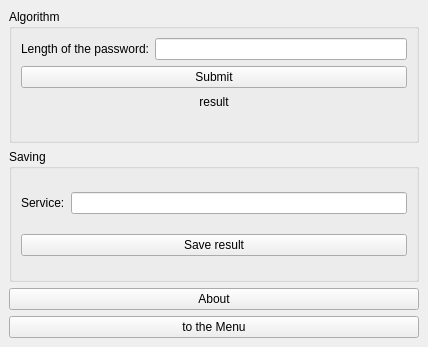
<?xml version="1.0" encoding="UTF-8"?>
<ui version="4.0">
 <class>Generator</class>
 <widget class="QMainWindow" name="Generator">
  <property name="geometry">
   <rect>
    <x>0</x>
    <y>0</y>
    <width>428</width>
    <height>347</height>
   </rect>
  </property>
  <property name="windowTitle">
   <string>MainWindow</string>
  </property>
  <widget class="QWidget" name="centralwidget">
   <layout class="QVBoxLayout" name="verticalLayout_2">
    <item>
     <widget class="QGroupBox" name="groupBox_2">
      <property name="title">
       <string>Algorithm</string>
      </property>
      <layout class="QVBoxLayout" name="verticalLayout_3">
       <item>
        <layout class="QHBoxLayout" name="horizontalLayout">
         <item>
          <widget class="QLabel" name="lable">
           <property name="text">
            <string>&lt;html&gt;&lt;head/&gt;&lt;body&gt;&lt;p align=&quot;center&quot;&gt;Length of the password:&lt;/p&gt;&lt;/body&gt;&lt;/html&gt;</string>
           </property>
          </widget>
         </item>
         <item>
          <widget class="QLineEdit" name="length">
           <property name="text">
            <string/>
           </property>
          </widget>
         </item>
        </layout>
       </item>
       <item>
        <widget class="QPushButton" name="algorithm">
         <property name="text">
          <string>Submit</string>
         </property>
        </widget>
       </item>
       <item>
        <widget class="QLabel" name="label_result">
         <property name="text">
          <string>&lt;center&gt;result&lt;/center&gt;</string>
         </property>
        </widget>
       </item>
       <item>
        <widget class="QLabel" name="label">
         <property name="text">
          <string/>
         </property>
        </widget>
       </item>
      </layout>
      <zorder>label_result</zorder>
      <zorder></zorder>
      <zorder>algorithm</zorder>
      <zorder>label_result</zorder>
      <zorder></zorder>
      <zorder>algorithm</zorder>
      <zorder>label</zorder>
     </widget>
    </item>
    <item>
     <widget class="QGroupBox" name="groupBox">
      <property name="title">
       <string>Saving</string>
      </property>
      <layout class="QVBoxLayout" name="verticalLayout">
       <item>
        <layout class="QHBoxLayout" name="horizontalLayout_3">
         <item>
          <widget class="QLabel" name="label_3">
           <property name="text">
            <string>Service:</string>
           </property>
          </widget>
         </item>
         <item>
          <layout class="QHBoxLayout" name="horizontalLayout_2">
           <item>
            <widget class="QLineEdit" name="service"/>
           </item>
          </layout>
         </item>
        </layout>
       </item>
       <item>
        <widget class="QPushButton" name="saving">
         <property name="text">
          <string>Save result</string>
         </property>
        </widget>
       </item>
      </layout>
     </widget>
    </item>
    <item>
     <widget class="QPushButton" name="about_generator">
      <property name="text">
       <string>About</string>
      </property>
     </widget>
    </item>
    <item>
     <widget class="QPushButton" name="to_menu">
      <property name="text">
       <string>to the Menu</string>
      </property>
     </widget>
    </item>
   </layout>
  </widget>
 </widget>
 <resources/>
 <connections/>
</ui>
